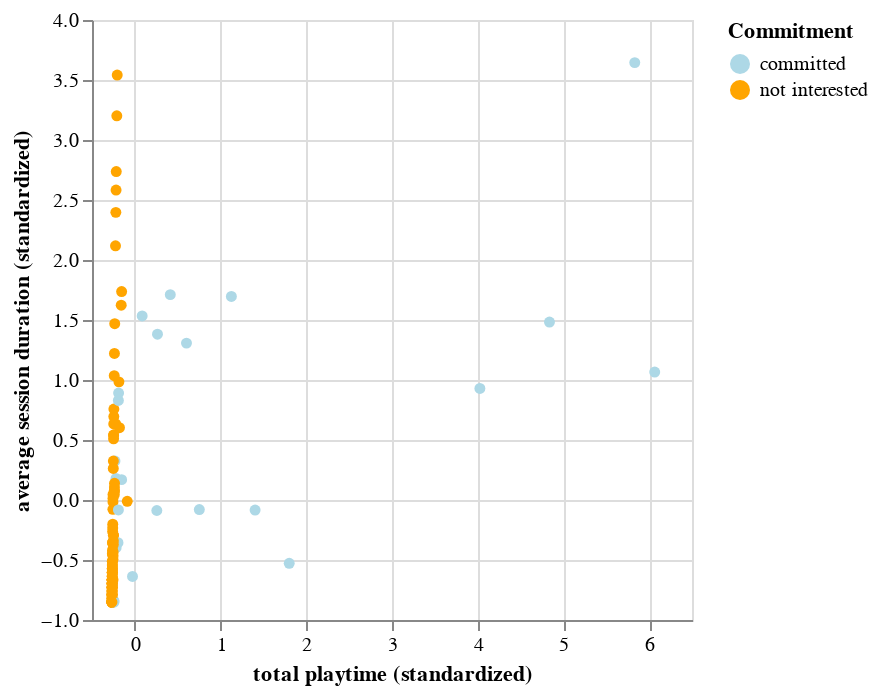

The code cell stored with this chart in its notebook:
### Markdown cell above
Plotting the average session duration against the total playtime below, we can see that session durations vary extensively for both groups (non-committed players especially). This makes it a poor choice of variable for our predictive model.

### Code cell
pltime_duration
